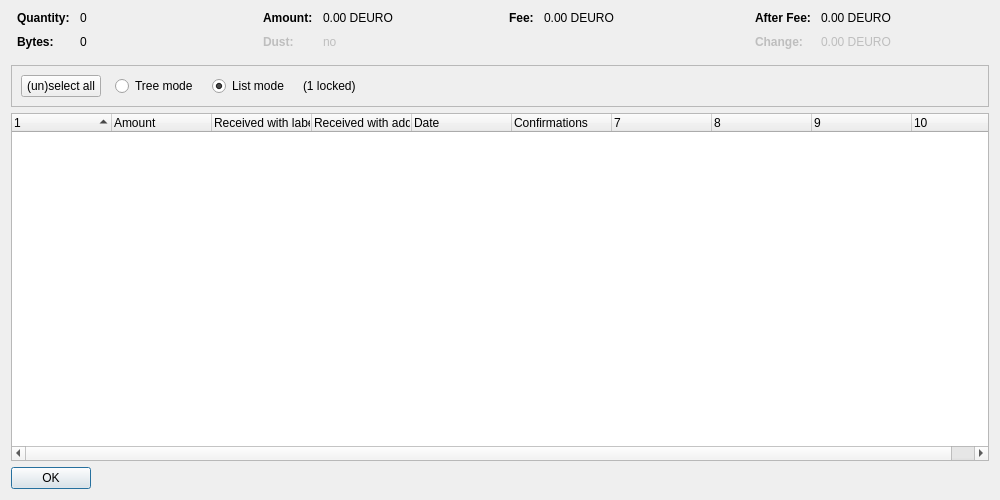
<?xml version="1.0" encoding="UTF-8"?>
<ui version="4.0">
 <class>CoinControlDialog</class>
 <widget class="QDialog" name="CoinControlDialog">
  <property name="geometry">
   <rect>
    <x>0</x>
    <y>0</y>
    <width>1000</width>
    <height>500</height>
   </rect>
  </property>
  <property name="windowTitle">
   <string>Coin Selection</string>
  </property>
  <layout class="QVBoxLayout" name="verticalLayout">
   <item>
    <layout class="QHBoxLayout" name="horizontalLayoutTop" stretch="0,0,0,0">
     <property name="topMargin">
      <number>0</number>
     </property>
     <property name="bottomMargin">
      <number>10</number>
     </property>
     <item>
      <layout class="QFormLayout" name="formLayoutCoinControl1">
       <property name="horizontalSpacing">
        <number>10</number>
       </property>
       <property name="verticalSpacing">
        <number>10</number>
       </property>
       <property name="leftMargin">
        <number>6</number>
       </property>
       <property name="rightMargin">
        <number>6</number>
       </property>
       <item row="0" column="0">
        <widget class="QLabel" name="labelCoinControlQuantityText">
         <property name="font">
          <font>
           <weight>75</weight>
           <bold>true</bold>
          </font>
         </property>
         <property name="text">
          <string>Quantity:</string>
         </property>
        </widget>
       </item>
       <item row="0" column="1">
        <widget class="QLabel" name="labelCoinControlQuantity">
         <property name="cursor">
          <cursorShape>IBeamCursor</cursorShape>
         </property>
         <property name="contextMenuPolicy">
          <enum>Qt::ActionsContextMenu</enum>
         </property>
         <property name="text">
          <string notr="true">0</string>
         </property>
         <property name="textInteractionFlags">
          <set>Qt::LinksAccessibleByMouse|Qt::TextSelectableByKeyboard|Qt::TextSelectableByMouse</set>
         </property>
        </widget>
       </item>
       <item row="1" column="0">
        <widget class="QLabel" name="labelCoinControlBytesText">
         <property name="font">
          <font>
           <weight>75</weight>
           <bold>true</bold>
          </font>
         </property>
         <property name="text">
          <string>Bytes:</string>
         </property>
        </widget>
       </item>
       <item row="1" column="1">
        <widget class="QLabel" name="labelCoinControlBytes">
         <property name="cursor">
          <cursorShape>IBeamCursor</cursorShape>
         </property>
         <property name="contextMenuPolicy">
          <enum>Qt::ActionsContextMenu</enum>
         </property>
         <property name="text">
          <string notr="true">0</string>
         </property>
         <property name="textInteractionFlags">
          <set>Qt::LinksAccessibleByMouse|Qt::TextSelectableByKeyboard|Qt::TextSelectableByMouse</set>
         </property>
        </widget>
       </item>
      </layout>
     </item>
     <item>
      <layout class="QFormLayout" name="formLayoutCoinControl2">
       <property name="horizontalSpacing">
        <number>10</number>
       </property>
       <property name="verticalSpacing">
        <number>10</number>
       </property>
       <property name="leftMargin">
        <number>6</number>
       </property>
       <property name="rightMargin">
        <number>6</number>
       </property>
       <item row="0" column="0">
        <widget class="QLabel" name="labelCoinControlAmountText">
         <property name="font">
          <font>
           <weight>75</weight>
           <bold>true</bold>
          </font>
         </property>
         <property name="text">
          <string>Amount:</string>
         </property>
        </widget>
       </item>
       <item row="0" column="1">
        <widget class="QLabel" name="labelCoinControlAmount">
         <property name="cursor">
          <cursorShape>IBeamCursor</cursorShape>
         </property>
         <property name="contextMenuPolicy">
          <enum>Qt::ActionsContextMenu</enum>
         </property>
         <property name="text">
          <string notr="true">0.00 DEURO</string>
         </property>
         <property name="textInteractionFlags">
          <set>Qt::LinksAccessibleByMouse|Qt::TextSelectableByKeyboard|Qt::TextSelectableByMouse</set>
         </property>
        </widget>
       </item>
       <item row="1" column="0">
        <widget class="QLabel" name="labelCoinControlLowOutputText">
         <property name="enabled">
          <bool>false</bool>
         </property>
         <property name="font">
          <font>
           <weight>75</weight>
           <bold>true</bold>
          </font>
         </property>
         <property name="text">
          <string>Dust:</string>
         </property>
        </widget>
       </item>
       <item row="1" column="1">
        <widget class="QLabel" name="labelCoinControlLowOutput">
         <property name="enabled">
          <bool>false</bool>
         </property>
         <property name="cursor">
          <cursorShape>IBeamCursor</cursorShape>
         </property>
         <property name="contextMenuPolicy">
          <enum>Qt::ActionsContextMenu</enum>
         </property>
         <property name="text">
          <string notr="true">no</string>
         </property>
         <property name="textInteractionFlags">
          <set>Qt::LinksAccessibleByMouse|Qt::TextSelectableByKeyboard|Qt::TextSelectableByMouse</set>
         </property>
        </widget>
       </item>
      </layout>
     </item>
     <item>
      <layout class="QFormLayout" name="formLayoutCoinControl3">
       <property name="horizontalSpacing">
        <number>10</number>
       </property>
       <property name="verticalSpacing">
        <number>10</number>
       </property>
       <property name="leftMargin">
        <number>6</number>
       </property>
       <property name="rightMargin">
        <number>6</number>
       </property>
       <item row="0" column="0">
        <widget class="QLabel" name="labelCoinControlFeeText">
         <property name="font">
          <font>
           <weight>75</weight>
           <bold>true</bold>
          </font>
         </property>
         <property name="text">
          <string>Fee:</string>
         </property>
        </widget>
       </item>
       <item row="0" column="1">
        <widget class="QLabel" name="labelCoinControlFee">
         <property name="cursor">
          <cursorShape>IBeamCursor</cursorShape>
         </property>
         <property name="contextMenuPolicy">
          <enum>Qt::ActionsContextMenu</enum>
         </property>
         <property name="text">
          <string notr="true">0.00 DEURO</string>
         </property>
         <property name="textInteractionFlags">
          <set>Qt::LinksAccessibleByMouse|Qt::TextSelectableByKeyboard|Qt::TextSelectableByMouse</set>
         </property>
        </widget>
       </item>
      </layout>
     </item>
     <item>
      <layout class="QFormLayout" name="formLayoutCoinControl4">
       <property name="horizontalSpacing">
        <number>10</number>
       </property>
       <property name="verticalSpacing">
        <number>10</number>
       </property>
       <property name="leftMargin">
        <number>6</number>
       </property>
       <property name="rightMargin">
        <number>6</number>
       </property>
       <item row="0" column="0">
        <widget class="QLabel" name="labelCoinControlAfterFeeText">
         <property name="font">
          <font>
           <weight>75</weight>
           <bold>true</bold>
          </font>
         </property>
         <property name="text">
          <string>After Fee:</string>
         </property>
        </widget>
       </item>
       <item row="0" column="1">
        <widget class="QLabel" name="labelCoinControlAfterFee">
         <property name="cursor">
          <cursorShape>IBeamCursor</cursorShape>
         </property>
         <property name="contextMenuPolicy">
          <enum>Qt::ActionsContextMenu</enum>
         </property>
         <property name="text">
          <string notr="true">0.00 DEURO</string>
         </property>
         <property name="textInteractionFlags">
          <set>Qt::LinksAccessibleByMouse|Qt::TextSelectableByKeyboard|Qt::TextSelectableByMouse</set>
         </property>
        </widget>
       </item>
       <item row="1" column="0">
        <widget class="QLabel" name="labelCoinControlChangeText">
         <property name="enabled">
          <bool>false</bool>
         </property>
         <property name="font">
          <font>
           <weight>75</weight>
           <bold>true</bold>
          </font>
         </property>
         <property name="text">
          <string>Change:</string>
         </property>
        </widget>
       </item>
       <item row="1" column="1">
        <widget class="QLabel" name="labelCoinControlChange">
         <property name="enabled">
          <bool>false</bool>
         </property>
         <property name="cursor">
          <cursorShape>IBeamCursor</cursorShape>
         </property>
         <property name="contextMenuPolicy">
          <enum>Qt::ActionsContextMenu</enum>
         </property>
         <property name="text">
          <string notr="true">0.00 DEURO</string>
         </property>
         <property name="textInteractionFlags">
          <set>Qt::LinksAccessibleByMouse|Qt::TextSelectableByKeyboard|Qt::TextSelectableByMouse</set>
         </property>
        </widget>
       </item>
      </layout>
     </item>
    </layout>
   </item>
   <item>
    <widget class="QFrame" name="frame">
     <property name="minimumSize">
      <size>
       <width>0</width>
       <height>40</height>
      </size>
     </property>
     <property name="frameShape">
      <enum>QFrame::StyledPanel</enum>
     </property>
     <property name="frameShadow">
      <enum>QFrame::Sunken</enum>
     </property>
     <layout class="QHBoxLayout" name="horizontalLayout">
      <item>
       <layout class="QHBoxLayout" name="horizontalLayoutPanel" stretch="0,0,0,0,0">
        <property name="spacing">
         <number>14</number>
        </property>
        <item>
         <widget class="QPushButton" name="pushButtonSelectAll">
          <property name="sizePolicy">
           <sizepolicy hsizetype="Maximum" vsizetype="Fixed">
            <horstretch>0</horstretch>
            <verstretch>0</verstretch>
           </sizepolicy>
          </property>
          <property name="text">
           <string>(un)select all</string>
          </property>
          <property name="autoDefault">
           <bool>false</bool>
          </property>
         </widget>
        </item>
        <item>
         <widget class="QRadioButton" name="radioTreeMode">
          <property name="sizePolicy">
           <sizepolicy hsizetype="Maximum" vsizetype="Fixed">
            <horstretch>0</horstretch>
            <verstretch>0</verstretch>
           </sizepolicy>
          </property>
          <property name="text">
           <string>Tree mode</string>
          </property>
         </widget>
        </item>
        <item>
         <widget class="QRadioButton" name="radioListMode">
          <property name="sizePolicy">
           <sizepolicy hsizetype="Maximum" vsizetype="Fixed">
            <horstretch>0</horstretch>
            <verstretch>0</verstretch>
           </sizepolicy>
          </property>
          <property name="text">
           <string>List mode</string>
          </property>
          <property name="checked">
           <bool>true</bool>
          </property>
         </widget>
        </item>
        <item>
         <widget class="QLabel" name="labelLocked">
          <property name="text">
           <string notr="true">(1 locked)</string>
          </property>
         </widget>
        </item>
        <item>
         <spacer name="horizontalSpacer">
          <property name="orientation">
           <enum>Qt::Horizontal</enum>
          </property>
          <property name="sizeHint" stdset="0">
           <size>
            <width>40</width>
            <height>20</height>
           </size>
          </property>
         </spacer>
        </item>
       </layout>
      </item>
     </layout>
    </widget>
   </item>
   <item>
    <widget class="CoinControlTreeWidget" name="treeWidget">
     <property name="contextMenuPolicy">
      <enum>Qt::CustomContextMenu</enum>
     </property>
     <property name="sortingEnabled">
      <bool>false</bool>
     </property>
     <property name="columnCount">
      <number>10</number>
     </property>
     <attribute name="headerShowSortIndicator" stdset="0">
      <bool>true</bool>
     </attribute>
     <attribute name="headerStretchLastSection">
      <bool>false</bool>
     </attribute>
     <column>
      <property name="text">
       <string/>
      </property>
     </column>
     <column>
      <property name="text">
       <string>Amount</string>
      </property>
     </column>
     <column>
      <property name="text">
       <string>Received with label</string>
      </property>
     </column>
     <column>
      <property name="text">
       <string>Received with address</string>
      </property>
     </column>
     <column>
      <property name="text">
       <string>Date</string>
      </property>
     </column>
     <column>
      <property name="text">
       <string>Confirmations</string>
      </property>
      <property name="toolTip">
       <string>Confirmed</string>
      </property>
     </column>
     <column>
      <property name="text">
       <string/>
      </property>
     </column>
     <column>
      <property name="text">
       <string/>
      </property>
     </column>
     <column>
      <property name="text">
       <string/>
      </property>
     </column>
     <column>
      <property name="text">
       <string/>
      </property>
     </column>
    </widget>
   </item>
   <item>
    <widget class="QDialogButtonBox" name="buttonBox">
     <property name="sizePolicy">
      <sizepolicy hsizetype="Maximum" vsizetype="Fixed">
       <horstretch>0</horstretch>
       <verstretch>0</verstretch>
      </sizepolicy>
     </property>
     <property name="orientation">
      <enum>Qt::Horizontal</enum>
     </property>
     <property name="standardButtons">
      <set>QDialogButtonBox::Ok</set>
     </property>
    </widget>
   </item>
  </layout>
 </widget>
 <customwidgets>
  <customwidget>
   <class>CoinControlTreeWidget</class>
   <extends>QTreeWidget</extends>
   <header>qt/coincontroltreewidget.h</header>
  </customwidget>
 </customwidgets>
 <resources/>
 <connections/>
</ui>
